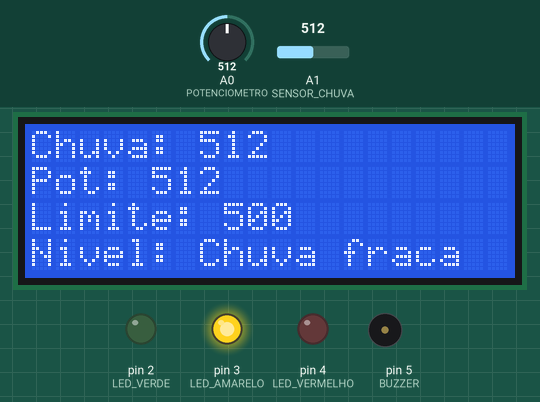
Recording of a sketch running on a simulated Arduino Uno, built with avr-gcc and run on an emulated ATmega328P. Shown: 20×4 character LCD, output pins drawn as LEDs (lit = HIGH), buzzer (waves = sounding, pin HIGH). The test bench sets the inputs (shaded band); at power-on: A0 (POTENCIOMETRO) = 512, A1 (SENSOR_CHUVA) = 512.

Above: at 4.2 s.
4.3 s: A0 (POTENCIOMETRO) set to 541
At 6.3 s:
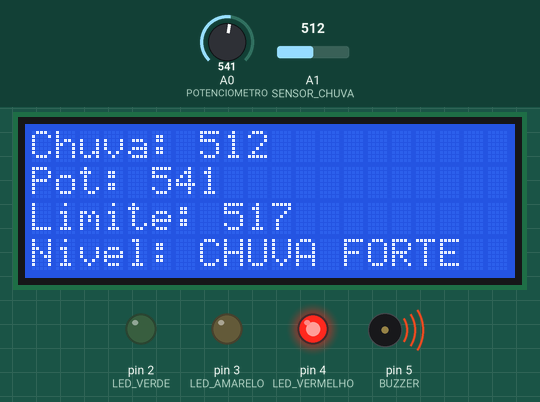
6.7 s: A1 (SENSOR_CHUVA) set to 531
At 8.5 s:
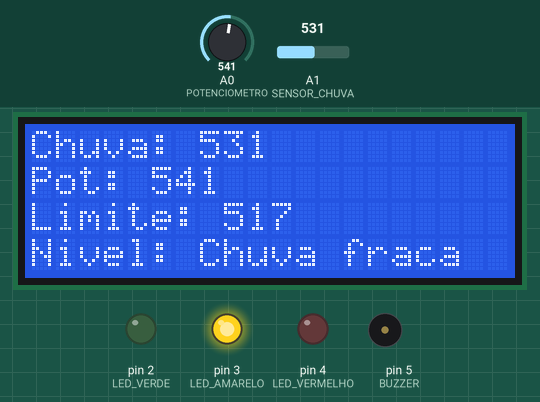
8.8 s: A1 (SENSOR_CHUVA) set to 704
At 10.4 s:
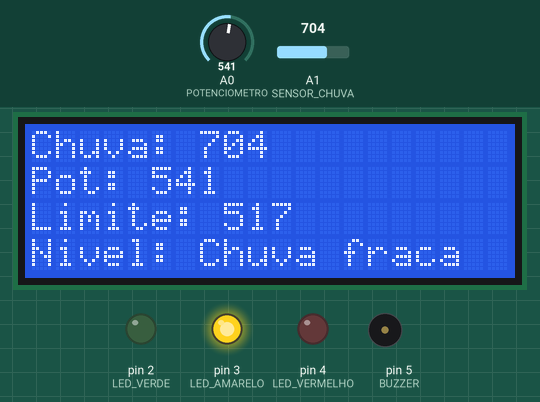
10.9 s: A1 (SENSOR_CHUVA) set to 731
At 12.1 s:
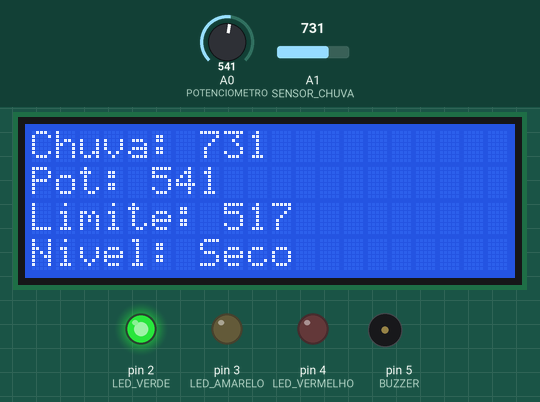
13.1 s: A0 (POTENCIOMETRO) set to 511
At 14.4 s:
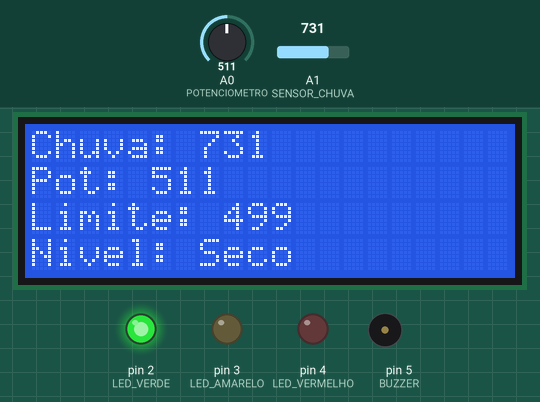
15.2 s: A0 (POTENCIOMETRO) set to 306
At 16.8 s:
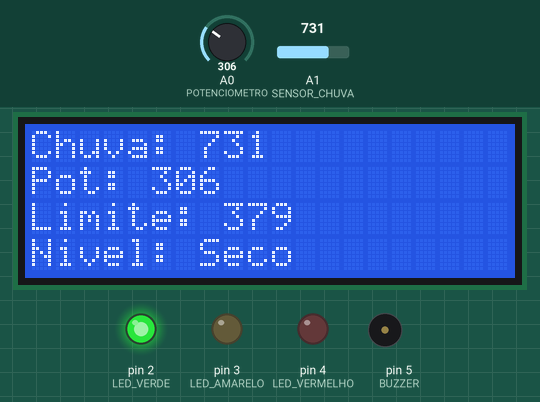
Timing chart, 0 to 18.3 s (numbered marks = the images above; inputs shaded):
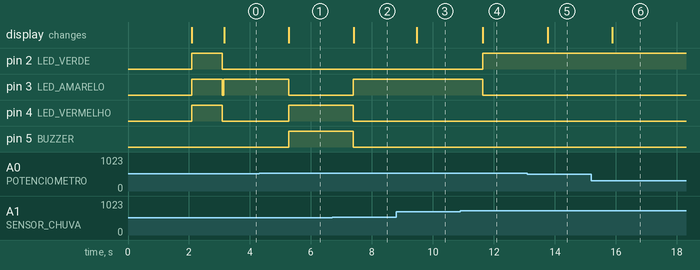

Measured:
- the behaviour switches between 533 and 534 on A0 (POTENCIOMETRO) (found by bisection; images 0 and 1)
- the behaviour switches between 516 and 517 on A1 (SENSOR_CHUVA) (found by bisection; images 1 and 2)
- the behaviour switches between 716 and 717 on A1 (SENSOR_CHUVA) (found by bisection; images 3 and 4)
- after the input at 4.3 s, pin 3 (LED_AMARELO): HIGH → LOW after 0.97 s; pin 4 (LED_VERMELHO), pin 5 (BUZZER): LOW → HIGH after 0.97 s; the display: changes after 0.98 s (image 1)
- after the input at 6.7 s, pin 3 (LED_AMARELO): LOW → HIGH after 0.69 s; pin 4 (LED_VERMELHO), pin 5 (BUZZER): HIGH → LOW after 0.69 s; the display: changes after 0.70 s (image 2)
- after the input at 8.8 s, the display: changes after 0.67 s (image 3)
- after the input at 10.9 s, pin 2 (LED_VERDE): LOW → HIGH after 0.73 s; pin 3 (LED_AMARELO): HIGH → LOW after 0.73 s; the display: changes after 0.74 s (image 4)
- after the input at 13.1 s, the display: changes after 0.66 s (image 5)
- after the input at 15.2 s, the display: changes after 0.68 s (image 6)

The sketch:

sketch.ino
```cpp
#include <Wire.h>
#include <LiquidCrystal_I2C.h>

#define LED_VERDE 2
#define LED_AMARELO 3
#define LED_VERMELHO 4
#define BUZZER 5

#define SENSOR_CHUVA A1
#define POTENCIOMETRO A0

LiquidCrystal_I2C lcd(0x27, 20, 4);

void setup() {
  lcd.init();
  lcd.backlight();

  pinMode(LED_VERDE, OUTPUT);
  pinMode(LED_AMARELO, OUTPUT);
  pinMode(LED_VERMELHO, OUTPUT);
  pinMode(BUZZER, OUTPUT);

  lcd.setCursor(0, 0);
  lcd.print("   Projeto Chuva");
  lcd.setCursor(0, 1);
  lcd.print("   Iniciando...");
  delay(2000);
  lcd.clear();

  // Testa LEDs
  digitalWrite(LED_VERDE, HIGH);
  digitalWrite(LED_AMARELO, HIGH);
  digitalWrite(LED_VERMELHO, HIGH);
  delay(1000);
  digitalWrite(LED_VERDE, LOW);
  digitalWrite(LED_AMARELO, LOW);
  digitalWrite(LED_VERMELHO, LOW);
}

void loop() {
  int valorChuva = analogRead(SENSOR_CHUVA);      // 0 = muita água, 1023 = seco
  int valorPot = analogRead(POTENCIOMETRO);       // 0 a 1023

  // Mapeia valor do potenciômetro para definir limite de chuva forte
  int limite = map(valorPot, 0, 1023, 200, 800);

  // Mostra valores no LCD
  lcd.setCursor(0, 0);
  lcd.print("Chuva: ");
  lcd.print(valorChuva);
  lcd.print("    ");

  lcd.setCursor(0, 1);
  lcd.print("Pot: ");
  lcd.print(valorPot);
  lcd.print("     ");

  lcd.setCursor(0, 2);
  lcd.print("Limite: ");
  lcd.print(limite);
  lcd.print("    ");

  lcd.setCursor(0, 3);
  lcd.print("Nivel: ");

  if (valorChuva < limite) {
    // CHUVA FORTE
    digitalWrite(LED_VERDE, LOW);
    digitalWrite(LED_AMARELO, LOW);
    digitalWrite(LED_VERMELHO, HIGH);
    digitalWrite(BUZZER, HIGH);
    lcd.print("CHUVA FORTE  ");
  }
  else if (valorChuva < (limite + 200)) {
    // CHUVA FRACA
    digitalWrite(LED_VERDE, LOW);
    digitalWrite(LED_AMARELO, HIGH);
    digitalWrite(LED_VERMELHO, LOW);
    digitalWrite(BUZZER, LOW);
    lcd.print("Chuva fraca ");
  }
  else {
    // SECO
    digitalWrite(LED_VERDE, HIGH);
    digitalWrite(LED_AMARELO, LOW);
    digitalWrite(LED_VERMELHO, LOW);
    digitalWrite(BUZZER, LOW);
    lcd.print("Seco        ");
  }

  delay(1000);
}
```
